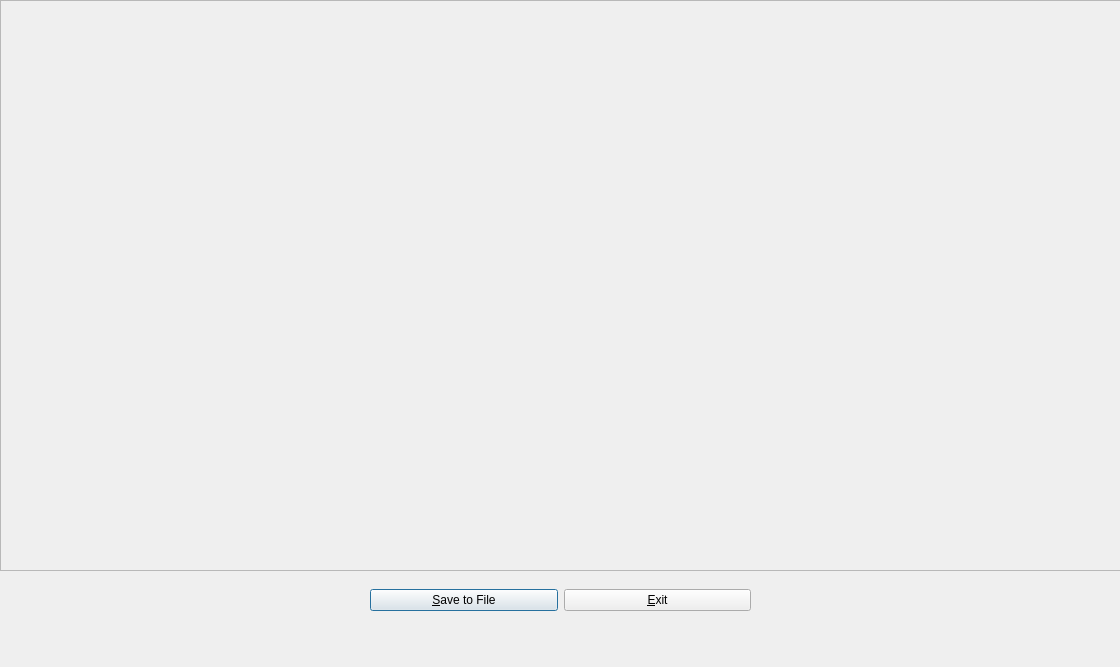
<?xml version="1.0" encoding="UTF-8"?>
<ui version="4.0">
 <class>Show</class>
 <widget class="QDialog" name="Show">
  <property name="geometry">
   <rect>
    <x>0</x>
    <y>0</y>
    <width>1120</width>
    <height>667</height>
   </rect>
  </property>
  <property name="windowTitle">
   <string>Dialog</string>
  </property>
  <widget class="QScrollArea" name="scrollArea">
   <property name="geometry">
    <rect>
     <x>0</x>
     <y>0</y>
     <width>1121</width>
     <height>571</height>
    </rect>
   </property>
   <property name="widgetResizable">
    <bool>true</bool>
   </property>
   <widget class="QWidget" name="scrollAreaWidgetContents">
    <property name="geometry">
     <rect>
      <x>0</x>
      <y>0</y>
      <width>1119</width>
      <height>569</height>
     </rect>
    </property>
    <widget class="QLabel" name="label">
     <property name="geometry">
      <rect>
       <x>0</x>
       <y>0</y>
       <width>1111</width>
       <height>561</height>
      </rect>
     </property>
     <property name="text">
      <string/>
     </property>
    </widget>
   </widget>
  </widget>
  <widget class="QWidget" name="horizontalLayoutWidget">
   <property name="geometry">
    <rect>
     <x>370</x>
     <y>580</y>
     <width>381</width>
     <height>41</height>
    </rect>
   </property>
   <layout class="QHBoxLayout" name="horizontalLayout">
    <item>
     <widget class="QPushButton" name="ButtonSave">
      <property name="text">
       <string>&amp;Save to File</string>
      </property>
     </widget>
    </item>
    <item>
     <widget class="QPushButton" name="ButtonExit">
      <property name="text">
       <string>&amp;Exit</string>
      </property>
     </widget>
    </item>
   </layout>
  </widget>
 </widget>
 <resources/>
 <connections>
  <connection>
   <sender>ButtonExit</sender>
   <signal>clicked()</signal>
   <receiver>Show</receiver>
   <slot>reject()</slot>
   <hints>
    <hint type="sourcelabel">
     <x>446</x>
     <y>439</y>
    </hint>
    <hint type="destinationlabel">
     <x>367</x>
     <y>247</y>
    </hint>
   </hints>
  </connection>
 </connections>
</ui>
